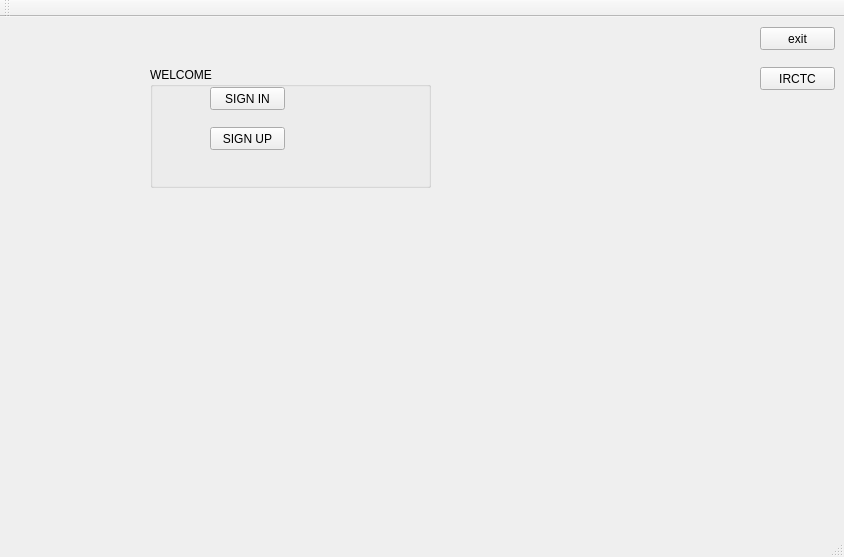
<?xml version="1.0" encoding="UTF-8"?>
<ui version="4.0">
 <class>MainWindow</class>
 <widget class="QMainWindow" name="MainWindow">
  <property name="geometry">
   <rect>
    <x>0</x>
    <y>0</y>
    <width>844</width>
    <height>557</height>
   </rect>
  </property>
  <property name="windowTitle">
   <string>MainWindow</string>
  </property>
  <widget class="QWidget" name="centralWidget">
   <widget class="QPushButton" name="pushButton_3">
    <property name="geometry">
     <rect>
      <x>760</x>
      <y>10</y>
      <width>75</width>
      <height>23</height>
     </rect>
    </property>
    <property name="text">
     <string>exit</string>
    </property>
   </widget>
   <widget class="QPushButton" name="pushButton_4">
    <property name="geometry">
     <rect>
      <x>760</x>
      <y>50</y>
      <width>75</width>
      <height>23</height>
     </rect>
    </property>
    <property name="text">
     <string>IRCTC</string>
    </property>
   </widget>
   <widget class="QGroupBox" name="groupBox">
    <property name="geometry">
     <rect>
      <x>150</x>
      <y>50</y>
      <width>281</width>
      <height>121</height>
     </rect>
    </property>
    <property name="title">
     <string>WELCOME</string>
    </property>
    <widget class="QPushButton" name="pushButton">
     <property name="geometry">
      <rect>
       <x>60</x>
       <y>20</y>
       <width>75</width>
       <height>23</height>
      </rect>
     </property>
     <property name="text">
      <string>SIGN IN</string>
     </property>
    </widget>
    <widget class="QPushButton" name="pushButton_2">
     <property name="geometry">
      <rect>
       <x>60</x>
       <y>60</y>
       <width>75</width>
       <height>23</height>
      </rect>
     </property>
     <property name="text">
      <string>SIGN UP</string>
     </property>
    </widget>
   </widget>
   <widget class="QLabel" name="label_2">
    <property name="geometry">
     <rect>
      <x>10</x>
      <y>230</y>
      <width>831</width>
      <height>331</height>
     </rect>
    </property>
    <property name="text">
     <string/>
    </property>
    <property name="pixmap">
     <pixmap>rail.jpg</pixmap>
    </property>
    <property name="scaledContents">
     <bool>true</bool>
    </property>
   </widget>
  </widget>
  <widget class="QStatusBar" name="statusBar"/>
  <widget class="QMenuBar" name="menuBar">
   <property name="geometry">
    <rect>
     <x>0</x>
     <y>0</y>
     <width>844</width>
     <height>21</height>
    </rect>
   </property>
  </widget>
  <widget class="QToolBar" name="toolBar">
   <property name="windowTitle">
    <string>toolBar</string>
   </property>
   <attribute name="toolBarArea">
    <enum>TopToolBarArea</enum>
   </attribute>
   <attribute name="toolBarBreak">
    <bool>false</bool>
   </attribute>
  </widget>
 </widget>
 <layoutdefault spacing="6" margin="11"/>
 <resources/>
 <connections/>
</ui>
